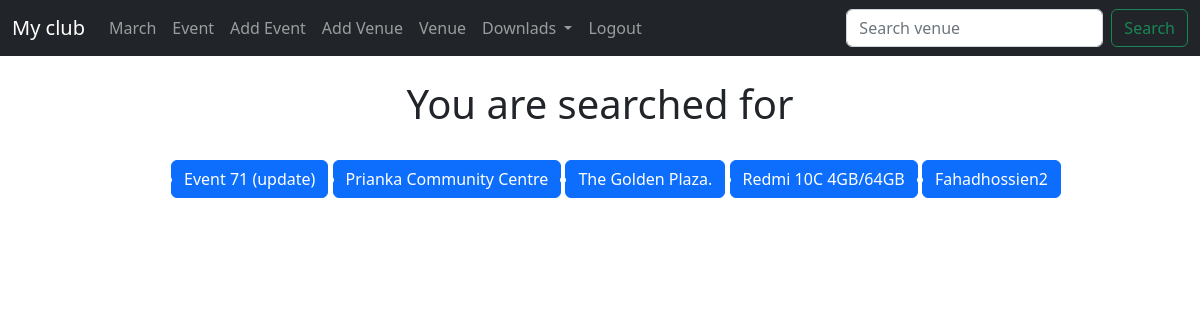
/search-venue/ (signed in), run on the app's committed database.
### events/models.py (models this page shows)
class Venue(models.Model):
    name = models.CharField('Venue Name' ,max_length=200)
    address = models.CharField(max_length=300)
    zip_code = models.CharField('Zip Code', max_length=150)
    phone = models.CharField('Contact Phone', max_length=150)
    web = models.URLField('Website Address')
    email_address = models.EmailField('Email Address')
    owner = models.IntegerField("Vanue owner", default=1, blank=False)
    def __str__(self):
        return self.name

### events/views.py (the view)
# urls.py: path('search-venue/', views.search_venue, name='search-venue'),
@login_required(login_url='login')
def search_venue(request):
    search = ''
    if request.GET.get('search'):
        search = request.GET.get('search')
    venue = Venue.objects.filter(name__icontains=search)
    context = {'search':search, 'venues':venue}
    return render(request, 'events/search-venue.html', context)

### events/templates/events/search-venue.html
{% extends 'events/base.html' %}
{% block content %}
<center>
    <h1>You are searched for {{search}}</h1>
    <br>
    <ul>
        {% for venue in venues %}
        <a class="btn btn-primary" href="{% url 'venue-show' venue.id %}"><li>{{venue}}</li></a>
        {% endfor %}
    </ul>
</center>
{% endblock content %}

### data on the page
Venue: name "Event 71 (update)"
Venue: name "Prianka Community Centre"
Venue: name "The Golden Plaza."
Venue: name "Redmi 10C 4GB/64GB"
Venue: name "Fahadhossien2"
